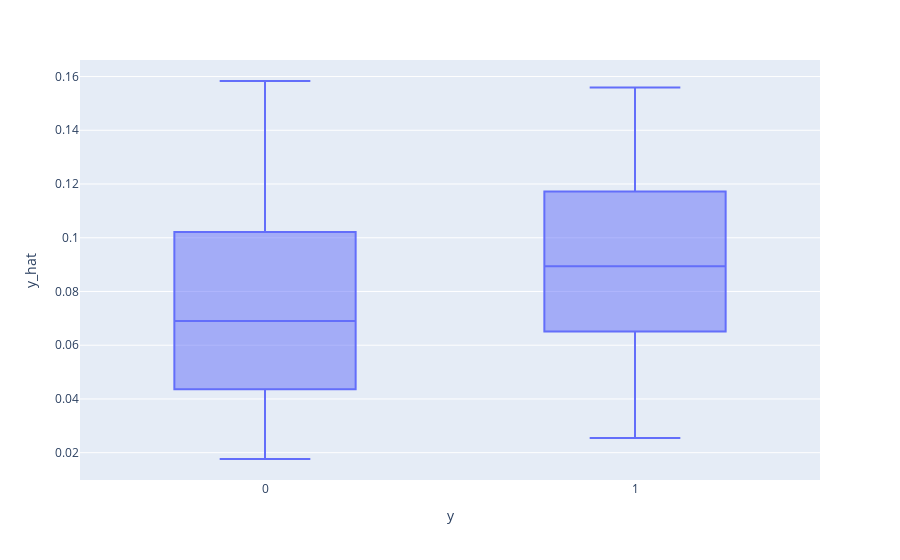

Notebook code cell kept with this figure:
### Code cell
preds = log_reg.predict(X).values
preds_df = pd.DataFrame(dict(
    y_hat = preds,
    y = y.has_dental_ga
))

px.box(preds_df, x="y", y="y_hat")

### Figure 1 — Plotly figure (JSON) as saved in the notebook; plotly's stock layout.template omitted (floating-point values rounded to 4 significant figures; data arrays with more than 128 entries replaced by an {"elided": "..."} marker saying what was removed)
{"data": [{"alignmentgroup": "True", "hovertemplate": "y=%{x}<br>y_hat=%{y}<extra></extra>", "legendgroup": "", "marker": {"color": "#636efa"}, "name": "", "notched": false, "offsetgroup": "", "orientation": "v", "showlegend": false, "type": "box", "x": {"elided": "7018 float values"}, "x0": " ", "xaxis": "x", "y": {"elided": "7018 float values"}, "y0": " ", "yaxis": "y"}], "layout": {"boxmode": "group", "legend": {"tracegroupgap": 0}, "margin": {"t": 60}, "xaxis": {"anchor": "y", "domain": [0.0, 1.0], "title": {"text": "y"}}, "yaxis": {"anchor": "x", "domain": [0.0, 1.0], "title": {"text": "y_hat"}}}}
